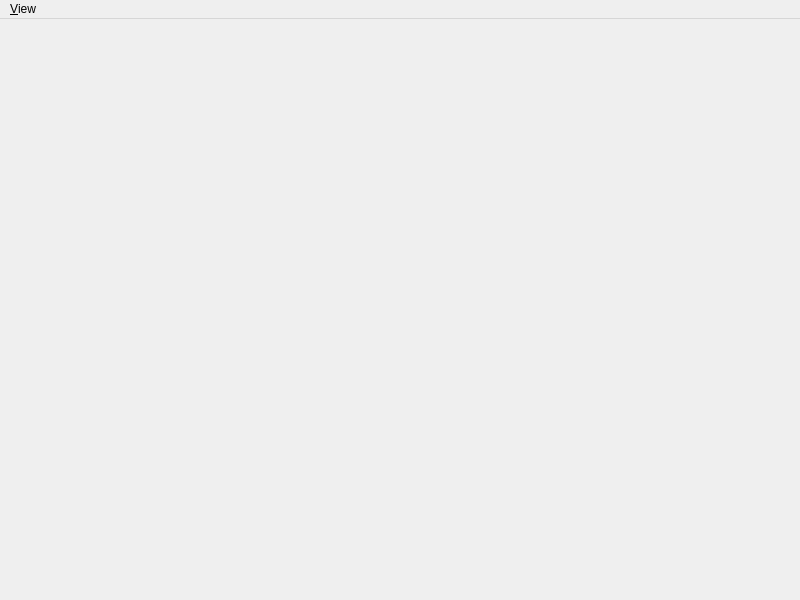
<?xml version="1.0" encoding="UTF-8"?>
<ui version="4.0">
 <class>cDetachedWindow</class>
 <widget class="QMainWindow" name="cDetachedWindow">
  <property name="geometry">
   <rect>
    <x>0</x>
    <y>0</y>
    <width>800</width>
    <height>600</height>
   </rect>
  </property>
  <property name="windowTitle">
   <string>Rendered image</string>
  </property>
  <widget class="QWidget" name="centralwidget">
   <layout class="QVBoxLayout" name="verticalLayout">
    <property name="leftMargin">
     <number>2</number>
    </property>
    <property name="topMargin">
     <number>2</number>
    </property>
    <property name="rightMargin">
     <number>2</number>
    </property>
    <property name="bottomMargin">
     <number>2</number>
    </property>
   </layout>
  </widget>
  <widget class="QMenuBar" name="menubar">
   <property name="geometry">
    <rect>
     <x>0</x>
     <y>0</y>
     <width>800</width>
     <height>21</height>
    </rect>
   </property>
   <widget class="QMenu" name="menuView">
    <property name="title">
     <string>&amp;View</string>
    </property>
    <addaction name="actionReturn_to_main_window"/>
    <addaction name="actionFull_screen"/>
   </widget>
   <addaction name="menuView"/>
  </widget>
  <action name="actionReturn_to_main_window">
   <property name="text">
    <string>Return to main window</string>
   </property>
  </action>
  <action name="actionFull_screen">
   <property name="text">
    <string>Full screen</string>
   </property>
   <property name="shortcut">
    <string>F11</string>
   </property>
  </action>
 </widget>
 <resources/>
 <connections/>
</ui>
